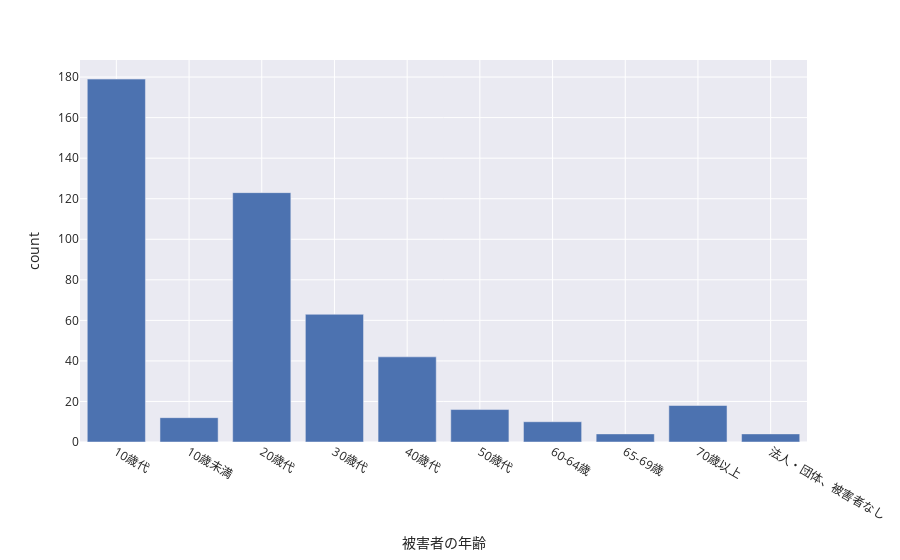

Here is the notebook cell this chart was saved with:
### Code cell
fig = px.bar(age,
            x='被害者の年齢',
            y='count',
            template='seaborn'
            )
fig.update_xaxes(categoryorder='category ascending')
fig.show()

### Figure 1 — Plotly figure (JSON) as saved in the notebook; plotly's stock layout.template omitted (floating-point values rounded to 4 significant figures)
{"data": [{"alignmentgroup": "True", "hovertemplate": "被害者の年齢=%{x}<br>count=%{y}<extra></extra>", "legendgroup": "", "marker": {"color": "rgb(76,114,176)", "pattern": {"shape": ""}}, "name": "", "offsetgroup": "", "orientation": "v", "showlegend": false, "textposition": "auto", "type": "bar", "x": ["10歳代", "20歳代", "30歳代", "40歳代", "70歳以上", "50歳代", "10歳未満", "60-64歳", "65-69歳", "法人・団体、被害者なし"], "xaxis": "x", "y": [179, 123, 63, 42, 18, 16, 12, 10, 4, 4], "yaxis": "y"}], "layout": {"barmode": "relative", "legend": {"tracegroupgap": 0}, "margin": {"t": 60}, "xaxis": {"anchor": "y", "categoryorder": "category ascending", "domain": [0, 1], "title": {"text": "被害者の年齢"}}, "yaxis": {"anchor": "x", "domain": [0, 1], "title": {"text": "count"}}}}
